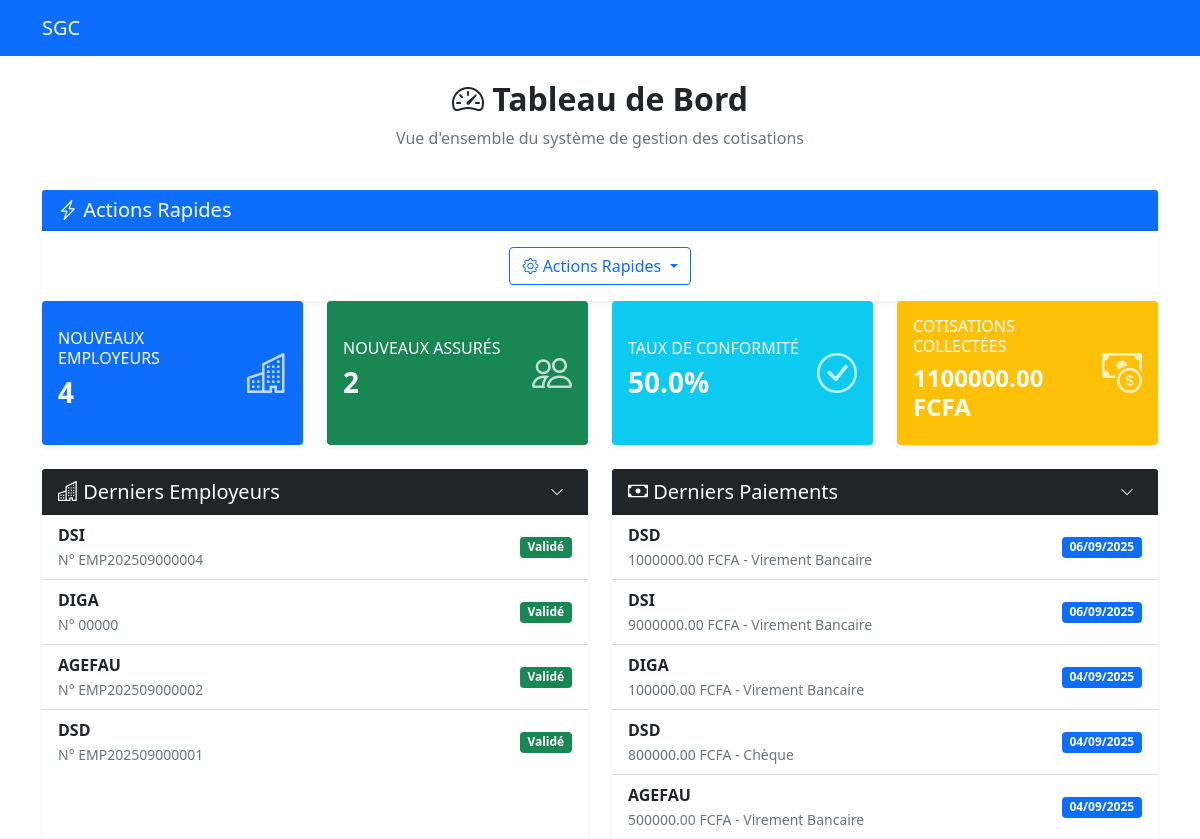
/dashboard/, run on the app's committed database.
### core/models.py (models this page shows, shortened)
class Employeur(models.Model):
    STATUT_CHOICES = (
        ('prospecte', 'Prospecté'),
        ('dossier_soumis', 'Dossier Soumis'),
        ('en_cours', 'En Cours de Validation'),
        ('valide', 'Validé'),
        ('rejete', 'Rejeté'),
    )
    numero_immatriculation = models.CharField(max_length=20, unique=True, blank=True)
    raison_sociale = models.CharField(max_length=200)
    nif = models.CharField(max_length=50, unique=True)
    rccm = models.CharField(max_length=50, unique=True)
    secteur_activite = models.ForeignKey(SecteurActivite, on_delete=models.PROTECT)
    region = models.ForeignKey(Region, on_delete=models.PROTECT)
    adresse = models.TextField()
    latitude = models.DecimalField(max_digits=9, decimal_places=6, null=True, blank=True)
    longitude = models.DecimalField(max_digits=9, decimal_places=6, null=True, blank=True)
    contact_nom = models.CharField(max_length=100)
    contact_email = models.EmailField()
    contact_telephone = models.CharField(max_length=20)
    statut = models.CharField(max_length=20, choices=STATUT_CHOICES, default='prospecte')
    motif_rejet = models.TextField(blank=True)
    date_creation = models.DateTimeField(auto_now_add=True)
    date_validation = models.DateTimeField(null=True, blank=True)
    agent = models.ForeignKey(CustomUser, on_delete=models.PROTECT, related_name='employeurs_crees')
    validated_by = models.ForeignKey(CustomUser, on_delete=models.PROTECT, null=True, blank=True, related_name='employeurs_valides')

class Paiement(models.Model):
    MODE_PAIEMENT_CHOICES = (
        ('virement', 'Virement Bancaire'),
        ('cheque', 'Chèque'),
        ('mobile', 'Paiement Mobile'),
        ('guichet', 'Guichet'),
    )
    STATUT_PAIEMENT_CHOICES = (
        ('initie', 'Initié'),
        ('confirme', 'Confirmé'),
        ('rejete', 'Rejeté'),
    )
    reference = models.CharField(max_length=50, unique=True)
    declaration = models.ForeignKey(Declaration, on_delete=models.PROTECT, related_name='paiements')
    montant = models.DecimalField(max_digits=15, decimal_places=2, validators=[MinValueValidator(0)])
    mode_paiement = models.CharField(max_length=20, choices=MODE_PAIEMENT_CHOICES)
    date_paiement = models.DateField()
    date_reception = models.DateTimeField(auto_now_add=True)
    statut = models.CharField(max_length=20, choices=STATUT_PAIEMENT_CHOICES, default='initie')
    preuve_paiement = models.FileField(upload_to='preuves_paiement/%Y/%m/', null=True, blank=True)
    enregistre_par = models.ForeignKey(CustomUser, on_delete=models.PROTECT)

class Declaration(models.Model):
    STATUT_CHOICES = (
        ('brouillon', 'Brouillon'),
        ('soumis', 'Soumis'),
        ('valide', 'Validé'),
        ('rejete', 'Rejeté'),
    )
    employeur = models.ForeignKey(Employeur, on_delete=models.CASCADE, related_name='declarations')
    periode = models.DateField()  # Premier jour du mois de déclaration
    date_soumission = models.DateTimeField(null=True, blank=True)
    montant_total_cotisations = models.DecimalField(max_digits=15, decimal_places=2, default=0)
    statut = models.CharField(max_length=20, choices=STATUT_CHOICES, default='brouillon')
    created_by = models.ForeignKey(CustomUser, on_delete=models.PROTECT)
    created_at = models.DateTimeField(auto_now_add=True)
    class Meta:
        unique_together = ['employeur', 'periode']

### core/views.py (the view)
# urls.py: path('dashboard/', views.dashboard, name='dashboard'),
def dashboard(request):
    today = timezone.now().date()
    month_start = today.replace(day=1)
    nouveaux_employeurs = Employeur.objects.filter(
        date_creation__date__gte=month_start,
        statut='valide'
    ).count()
    nouveaux_assures = Assure.objects.filter(
        date_affiliation__date__gte=month_start
    ).count()
    employeurs_actifs = Employeur.objects.filter(statut='valide').count()
    employeurs_ayant_declare = Declaration.objects.filter(
        periode__month=today.month,
        periode__year=today.year,
        statut='valide'
    ).values('employeur').distinct().count()
    taux_conformite = (employeurs_ayant_declare / employeurs_actifs * 100) if employeurs_actifs > 0 else 0
    cotisations_declarees = Declaration.objects.filter(
        periode__month=today.month,
        periode__year=today.year,
        statut='valide'
    ).aggregate(total=Sum('montant_total_cotisations'))['total'] or 0
    cotisations_encaissees = Paiement.objects.filter(
        declaration__periode__month=today.month,
        declaration__periode__year=today.year,
        statut='confirme'
    ).aggregate(total=Sum('montant'))['total'] or 0
    taux_recouvrement = (cotisations_encaissees / cotisations_declarees * 100) if cotisations_declarees > 0 else 0
    derniers_employeurs = Employeur.objects.filter(statut='valide').order_by('-date_creation')[:5]
    derniers_paiements = Paiement.objects.filter(statut='confirme').order_by('-date_reception')[:5]
    context = {
        'nouveaux_employeurs': nouveaux_employeurs,
        'nouveaux_assures': nouveaux_assures,
        'taux_conformite': round(taux_conformite, 2),
        'taux_recouvrement': round(taux_recouvrement, 2),
        'cotisations_encaissees': cotisations_encaissees,
        'derniers_employeurs': derniers_employeurs,
        'derniers_paiements': derniers_paiements,
    }
    print("=== DEBUG DASHBOARD ===")
    print("Cotisations encaissées :", cotisations_encaissees)
    print("Taux de conformité :", taux_conformite)
    print("Taux de recouvrement :", taux_recouvrement)
    print("=======================")
    return render(request, 'dashboard.html', context)

### templates/dashboard.html (shortened to what this page needs)
{% extends "base.html" %}
{% block content %}
<div class="row mb-4">
    <div class="col-12 text-center">
        <h2 class="fw-bold"><i class="bi bi-speedometer2"></i> Tableau de Bord</h2>
        <p class="text-muted">Vue d'ensemble du système de gestion des cotisations</p>
    </div>
</div>
<div class="row mt-4">
    <div class="col-12">
        <div class="card shadow-sm border-0">
            <div class="card-header bg-primary text-white">
                <h5 class="mb-0"><i class="bi bi-lightning-charge"></i> Actions Rapides</h5>
            </div>
            <div class="card-body text-center">
                <div class="dropdown d-inline-block">
                    <button class="btn btn-outline-primary dropdown-toggle" type="button" id="actionsRapidesDropdown" data-bs-toggle="dropdown" aria-expanded="false">
                        <i class="bi bi-gear"></i> Actions Rapides
                    </button>
                </div>
            </div>
        </div>
    </div>
</div>
<div class="row mb-4 g-4">
    <div class="col-md-3">
        <div class="card kpi-card shadow-sm border-0 bg-primary text-white h-100">
            <div class="card-body d-flex justify-content-between align-items-center">
                <div>
                    <h6 class="text-uppercase fw-light">Nouveaux Employeurs</h6>
                    <h3 class="fw-bold">{{ nouveaux_employeurs }}</h3>
                </div>
                <i class="bi bi-buildings fs-1 opacity-75"></i>
            </div>
        </div>
    </div>
    <div class="col-md-3">
        <div class="card kpi-card shadow-sm border-0 bg-success text-white h-100">
            <div class="card-body d-flex justify-content-between align-items-center">
                <div>
                    <h6 class="text-uppercase fw-light">Nouveaux Assurés</h6>
                    <h3 class="fw-bold">{{ nouveaux_assures }}</h3>
                </div>
                <i class="bi bi-people fs-1 opacity-75"></i>
            </div>
        </div>
    </div>
    <div class="col-md-3">
        <div class="card kpi-card shadow-sm border-0 bg-info text-white h-100">
            <div class="card-body d-flex justify-content-between align-items-center">
                <div>
                    <h6 class="text-uppercase fw-light">Taux de Conformité</h6>
                    <h3 class="fw-bold">{{ taux_conformite }}%</h3>
                </div>
                <i class="bi bi-check-circle fs-1 opacity-75"></i>
            </div>
        </div>
    </div>
    <div class="col-md-3">
        <div class="card kpi-card shadow-sm border-0 bg-warning text-white h-100">
            <div class="card-body d-flex justify-content-between align-items-center">
                <div>
                    <h6 class="text-uppercase fw-light">Cotisations Collectées</h6>
                    <h4 class="fw-bold">{{ cotisations_encaissees|floatformat:2 }} FCFA</h4>
                </div>
                <i class="bi bi-cash-coin fs-1 opacity-75"></i>
            </div>
        </div>
    </div>
</div>
<div class="row g-4">
    <div class="col-md-6">
        <div class="card shadow-sm border-0 h-100">
            <div class="card-header bg-dark text-white d-flex justify-content-between align-items-center">
                <h5 class="mb-0"><i class="bi bi-buildings"></i> Derniers Employeurs</h5>
                <button class="btn btn-sm btn-outline-light" type="button" data-bs-toggle="collapse" data-bs-target="#derniersEmployeursBody" aria-expanded="true">
                    <i class="bi bi-chevron-down"></i>
                </button>
            </div>
            <div id="derniersEmployeursBody" class="collapse show">
                <ul class="list-group list-group-flush">
                    {% for employeur in derniers_employeurs %}
                    <li class="list-group-item d-flex justify-content-between align-items-center">
                        <div>
                            <strong>{{ employeur.raison_sociale }}</strong><br>
                            <small class="text-muted">N° {{ employeur.numero_immatriculation }}</small>
                        </div>
                        <span class="badge bg-success">{{ employeur.get_statut_display }}</span>
                    </li>
                    {% empty %}
                    <li class="list-group-item text-center text-muted py-3">Aucun employeur récent</li>
                    {% endfor %}
                </ul>
            </div>
        </div>
    </div>
    <div class="col-md-6">
        <div class="card shadow-sm border-0 h-100">
            <div class="card-header bg-dark text-white d-flex justify-content-between align-items-center">
                <h5 class="mb-0"><i class="bi bi-cash"></i> Derniers Paiements</h5>
                <button class="btn btn-sm btn-outline-light" type="button" data-bs-toggle="collapse" data-bs-target="#derniersPaiementsBody" aria-expanded="true">
                    <i class="bi bi-chevron-down"></i>
                </button>
            </div>
            <div id="derniersPaiementsBody" class="collapse show">
                <ul class="list-group list-group-flush">
                    {% for paiement in derniers_paiements %}
                    <li class="list-group-item d-flex justify-content-between align-items-center">
                        <div>
                            <strong>{{ paiement.declaration.employeur.raison_sociale }}</strong><br>
                            <small class="text-muted">{{ paiement.montant|floatformat:2 }} FCFA - {{ paiement.get_mode_paiement_display }}</small>
                        </div>
                        <span class="badge bg-primary">{{ paiement.date_paiement|date:"d/m/Y" }}</span>
                    </li>
                    {% empty %}
                    <li class="list-group-item text-center text-muted py-3">Aucun paiement récent</li>
                    {% endfor %}
                </ul>
            </div>
        </div>
    </div>
</div>
{% endblock %}

### templates/base.html (shortened to what this page needs)
<!DOCTYPE html>
<html lang="fr">
<head>
    <link href="https://cdn.jsdelivr.net/npm/bootstrap@5.1.3/dist/css/bootstrap.min.css" rel="stylesheet">
    <link href="https://cdn.jsdelivr.net/npm/bootstrap-icons@1.7.2/font/bootstrap-icons.css" rel="stylesheet">
</head>
<body>
    <nav class="navbar navbar-expand-lg navbar-dark bg-primary">
        <div class="container">
            <a class="navbar-brand" href="{% url 'dashboard' %}">SGC</a>
        </div>
    </nav>
    <div class="container mt-4">
        {% block content %}
        {% endblock %}
    </div>
</body>
</html>

### templates/dashboard.html (style rules this page uses)
.kpi-card { transition: transform 0.2s ease, box-shadow 0.2s ease; }
.card-header button { border: none; }

### data on the page
Employeur: raison_sociale "DSI", numero_immatriculation "EMP202509000004", statut "Validé"
Employeur: raison_sociale "DIGA", numero_immatriculation "00000", statut "Validé"
Employeur: raison_sociale "AGEFAU", numero_immatriculation "EMP202509000002", statut "Validé"
Employeur: raison_sociale "DSD", numero_immatriculation "EMP202509000001", statut "Validé"
Paiement: declaration.employeur.raison_sociale "DSD", montant "1000000.00", mode_paiement "Virement Bancaire", date_paiement "06/09/2025"
Paiement: declaration.employeur.raison_sociale "DSI", montant "9000000.00", mode_paiement "Virement Bancaire", date_paiement "06/09/2025"
Paiement: declaration.employeur.raison_sociale "DIGA", montant "100000.00", mode_paiement "Virement Bancaire", date_paiement "04/09/2025"
Paiement: declaration.employeur.raison_sociale "DSD", montant "800000.00", mode_paiement "Chèque", date_paiement "04/09/2025"
Paiement: declaration.employeur.raison_sociale "AGEFAU", montant "500000.00", mode_paiement "Virement Bancaire", date_paiement "04/09/2025"

### other printed values
{{ nouveaux_employeurs }} "4"
{{ nouveaux_assures }} "2"
{{ taux_conformite }} "50.0"
{{ cotisations_encaissees|floatformat:2 }} "1100000.00"
